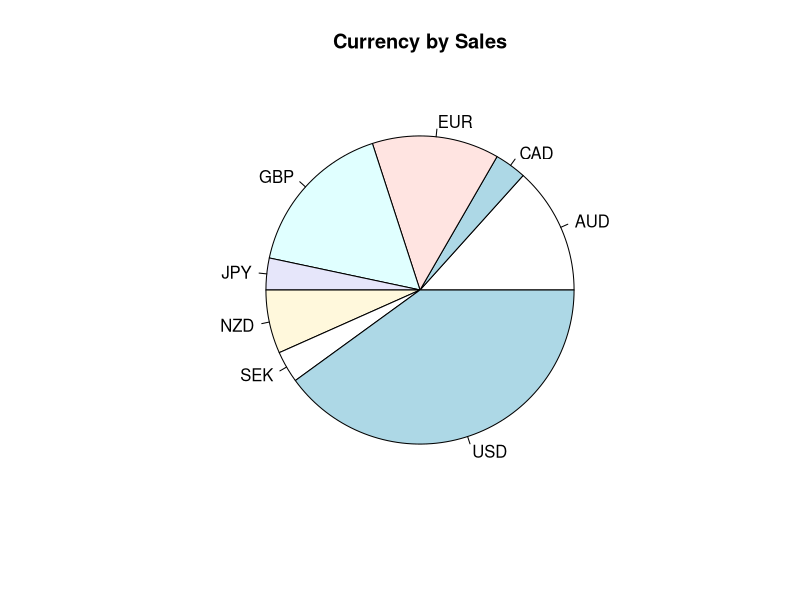

Recreate this plot in R. (Note: this script raises an error after producing the figure.)
sales <- read.table("SampleDailySalesOldFmt.txt", header=TRUE, sep="\t")

# Pie chart of currencies

currencies <- table(sales["Customer.Currency"])
#currframe <- as.vector(as.data.frame(currencies)[1])

png("currency_piechart.png")
pie(table(sales["Customer.Currency"]), main="Currency by Sales")
dev.off()

png("currency_barchart.png")
plot(sales["Customer.Currency"], main="Currency by Sales")
dev.off()

png("dls_count_barchart.png")
plot(sales["End.Date"], main="Downloads by Day")
dev.off()

png("dls_count_linechart.png")
plot(table(sales["End.Date"]),
     main="Downloads by Day",
     xlab="Date",
     ylab="Sales",
     type="l")
dev.off()

